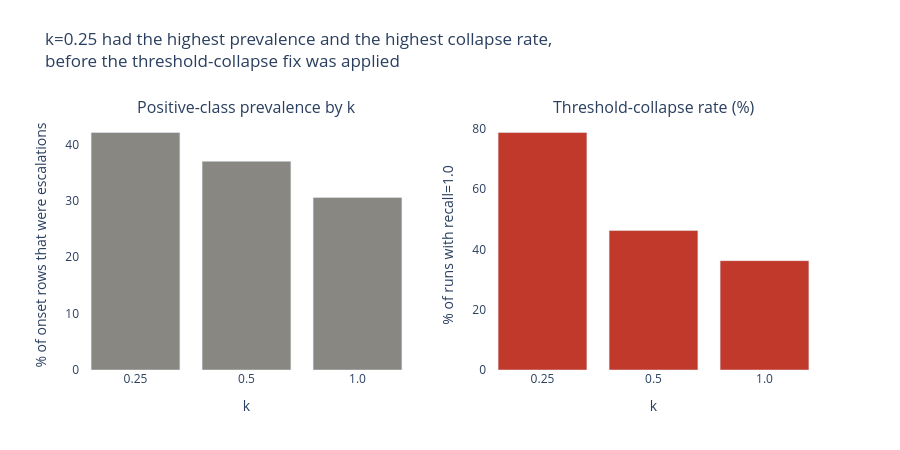

Here is the notebook cell this chart was saved with:
### Code cell
ks = k_summary_1_1.index.astype(str)

fig = make_subplots(
    rows=1,
    cols=2,
    subplot_titles=("Positive-class prevalence by k", "Threshold-collapse rate (%)"),
)

fig.add_trace(
    go.Bar(
        x=ks,
        y=k_summary_1_1["onset_prevalence_pct"],
        marker_color="#898781",
        name="Prevalence",
    ),
    row=1,
    col=1,
)
fig.add_trace(
    go.Bar(
        x=ks,
        y=k_summary_1_1["collapse_rate"] * 100,
        marker_color="#c0392b",
        name="Collapse rate",
    ),
    row=1,
    col=2,
)

fig.update_xaxes(title_text="k", row=1, col=1)
fig.update_xaxes(title_text="k", row=1, col=2)
fig.update_yaxes(title_text="% of onset rows that were escalations", row=1, col=1)
fig.update_yaxes(title_text="% of runs with recall=1.0", row=1, col=2)

fig.update_layout(
    showlegend=False,
    width=900,
    height=450,
    plot_bgcolor="white",
    paper_bgcolor="white",
    margin=dict(t=120),
    title={
        "text": "k=0.25 had the highest prevalence and the highest collapse rate,<br>before the threshold-collapse fix was applied",
        "y": 0.9,
        "yanchor": "top",
    },
)
fig.show()

### Figure 1 — Plotly figure (JSON) as saved in the notebook; plotly's stock layout.template omitted (floating-point values rounded to 4 significant figures)
{"data": [{"marker": {"color": "#898781"}, "name": "Prevalence", "type": "bar", "x": ["0.25", "0.5", "1.0"], "xaxis": "x", "y": [42.1, 37.0, 30.6], "yaxis": "y"}, {"marker": {"color": "#c0392b"}, "name": "Collapse rate", "type": "bar", "x": ["0.25", "0.5", "1.0"], "xaxis": "x2", "y": [78.75, 46.25, 36.25], "yaxis": "y2"}], "layout": {"annotations": [{"font": {"size": 16}, "showarrow": false, "text": "Positive-class prevalence by k", "x": 0.225, "xanchor": "center", "xref": "paper", "y": 1, "yanchor": "bottom", "yref": "paper"}, {"font": {"size": 16}, "showarrow": false, "text": "Threshold-collapse rate (%)", "x": 0.775, "xanchor": "center", "xref": "paper", "y": 1, "yanchor": "bottom", "yref": "paper"}], "height": 450, "margin": {"t": 120}, "paper_bgcolor": "white", "plot_bgcolor": "white", "showlegend": false, "title": {"text": "k=0.25 had the highest prevalence and the highest collapse rate,<br>before the threshold-collapse fix was applied", "y": 0.9, "yanchor": "top"}, "width": 900, "xaxis": {"anchor": "y", "domain": [0, 0.45], "title": {"text": "k"}}, "xaxis2": {"anchor": "y2", "domain": [0.55, 1], "title": {"text": "k"}}, "yaxis": {"anchor": "x", "domain": [0, 1], "title": {"text": "% of onset rows that were escalations"}}, "yaxis2": {"anchor": "x2", "domain": [0, 1], "title": {"text": "% of runs with recall=1.0"}}}}
